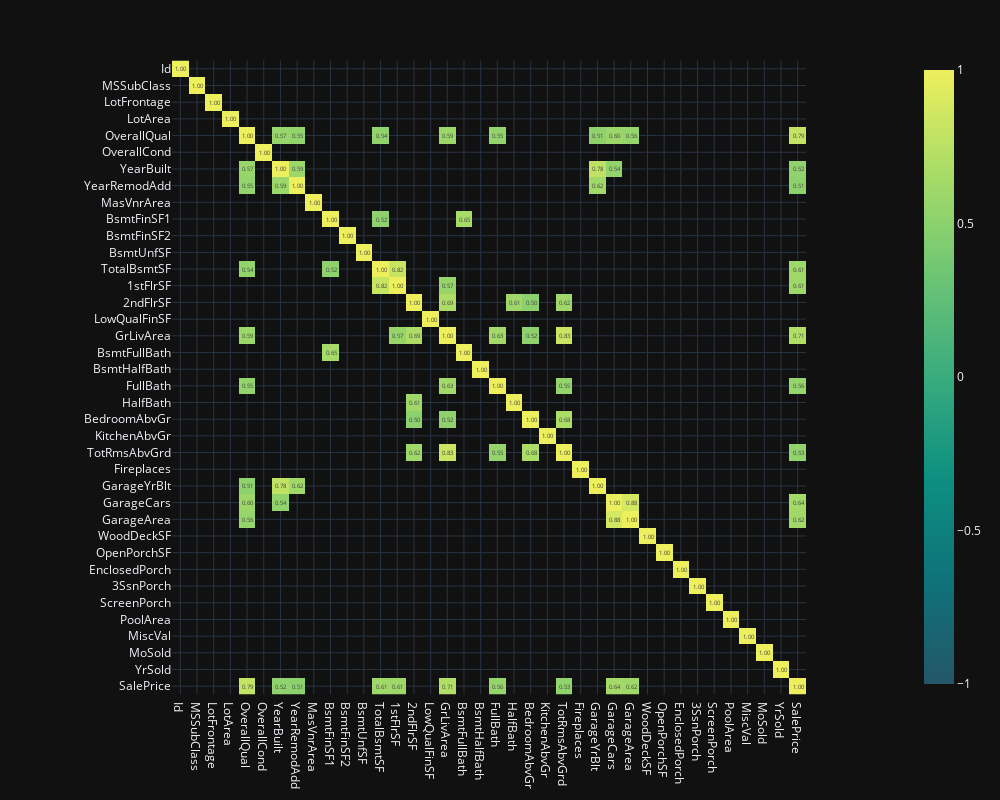

This figure's notebook cell:
### Markdown cell above
### Selecting the most correlated features using pearson's coefficient of correlation

### Code cell
fig = px.imshow(train.corr()[(train.corr()>0.5) | (train.corr()<=-.5)],text_auto='.2f',zmin = -1 , zmax = 1 , 
                color_continuous_scale=px.colors.sequential.Aggrnyl).update_layout(template='plotly_dark')
fig.layout.height = 800
fig.layout.width = 1000
fig.show()
# .update_layout(template="plotly_dark")

### Figure 1 — Plotly figure (JSON) as saved in the notebook; plotly's stock layout.template omitted (floating-point values rounded to 4 significant figures; data arrays with more than 128 entries replaced by an {"elided": "..."} marker saying what was removed)
{"data": [{"coloraxis": "coloraxis", "hovertemplate": "x: %{x}<br>y: %{y}<br>color: %{z}<extra></extra>", "name": "0", "texttemplate": "%{z:.2f}", "type": "heatmap", "x": ["Id", "MSSubClass", "LotFrontage", "LotArea", "OverallQual", "OverallCond", "YearBuilt", "YearRemodAdd", "MasVnrArea", "BsmtFinSF1", "BsmtFinSF2", "BsmtUnfSF", "TotalBsmtSF", "1stFlrSF", "2ndFlrSF", "LowQualFinSF", "GrLivArea", "BsmtFullBath", "BsmtHalfBath", "FullBath", "HalfBath", "BedroomAbvGr", "KitchenAbvGr", "TotRmsAbvGrd", "Fireplaces", "GarageYrBlt", "GarageCars", "GarageArea", "WoodDeckSF", "OpenPorchSF", "EnclosedPorch", "3SsnPorch", "ScreenPorch", "PoolArea", "MiscVal", "MoSold", "YrSold", "SalePrice"], "xaxis": "x", "y": ["Id", "MSSubClass", "LotFrontage", "LotArea", "OverallQual", "OverallCond", "YearBuilt", "YearRemodAdd", "MasVnrArea", "BsmtFinSF1", "BsmtFinSF2", "BsmtUnfSF", "TotalBsmtSF", "1stFlrSF", "2ndFlrSF", "LowQualFinSF", "GrLivArea", "BsmtFullBath", "BsmtHalfBath", "FullBath", "HalfBath", "BedroomAbvGr", "KitchenAbvGr", "TotRmsAbvGrd", "Fireplaces", "GarageYrBlt", "GarageCars", "GarageArea", "WoodDeckSF", "OpenPorchSF", "EnclosedPorch", "3SsnPorch", "ScreenPorch", "PoolArea", "MiscVal", "MoSold", "YrSold", "SalePrice"], "yaxis": "y", "z": {"elided": "38x38 float values"}}], "layout": {"coloraxis": {"cmax": 1, "cmin": -1, "colorscale": [[0, "rgb(36, 86, 104)"], [0.1667, "rgb(15, 114, 121)"], [0.3333, "rgb(13, 143, 129)"], [0.5, "rgb(57, 171, 126)"], [0.6667, "rgb(110, 197, 116)"], [0.8333, "rgb(169, 220, 103)"], [1, "rgb(237, 239, 93)"]]}, "height": 800, "margin": {"t": 60}, "width": 1000, "xaxis": {"anchor": "y", "constrain": "domain", "domain": [0, 1], "scaleanchor": "y"}, "yaxis": {"anchor": "x", "autorange": "reversed", "constrain": "domain", "domain": [0, 1]}}}
